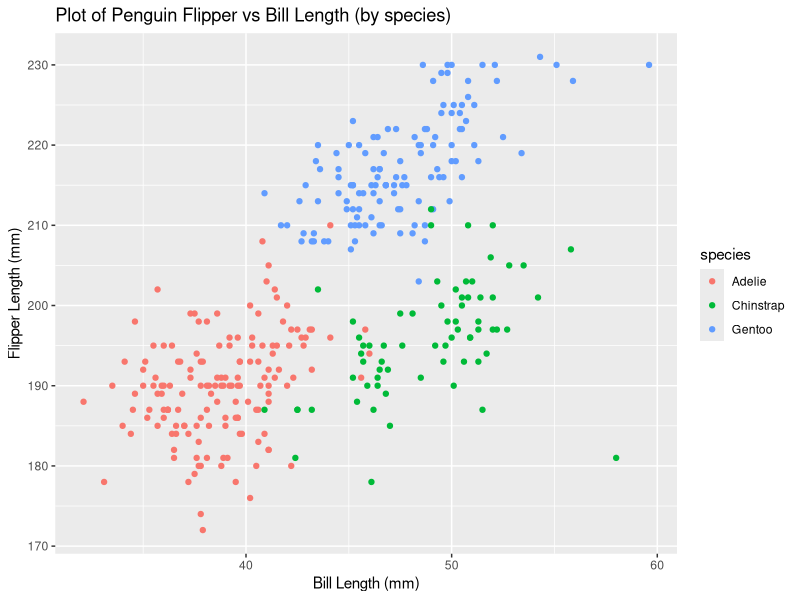
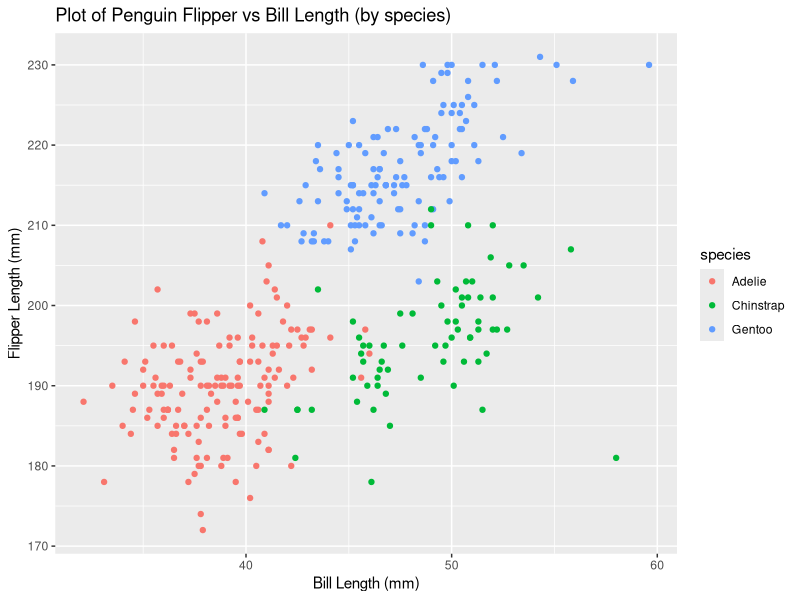

These charts were generated, in order, by the following R code:
## ---- chunk 1
library(tidyverse)
## ---- chunk 2
data("penguins", package = "palmerpenguins")

penguins
## ---- chunk 3
##Create scatterplot of flipper length (y) vs bill length (x)
ggplot(penguins, aes(x = bill_length_mm, y = flipper_length_mm, color = species)) + geom_point() + xlab("Bill Length (mm)") + ylab("Flipper Length (mm)") + ggtitle("Plot of Penguin Flipper vs Bill Length (by species)")

##Save scatterplot to project directory
ggsave("flipper_vs_bill_scatterplot.pdf", height = 4, width = 6)
## ---- chunk 4
problem2_df = tibble(
  rand_samp_10 = rnorm(10),
  greater_zero = c(rand_samp_10 > 0),
  char_vec_10 = c("a", "b", "c", "d", "e", "f", "g", "h", "i", "j"),
  vec_factor_10 = factor(c("high", "medium", "low", "medium","high", "high", "low", "low", "medium", "high"))
)
## ---- chunk 5
mean(pull(problem2_df, rand_samp_10))
mean(pull(problem2_df, greater_zero))
mean(pull(problem2_df, char_vec_10))
mean(pull(problem2_df, vec_factor_10))
## ---- chunk 6
as.numeric(pull(problem2_df, greater_zero))
as.numeric(pull(problem2_df, char_vec_10))
as.numeric(pull(problem2_df, vec_factor_10))
